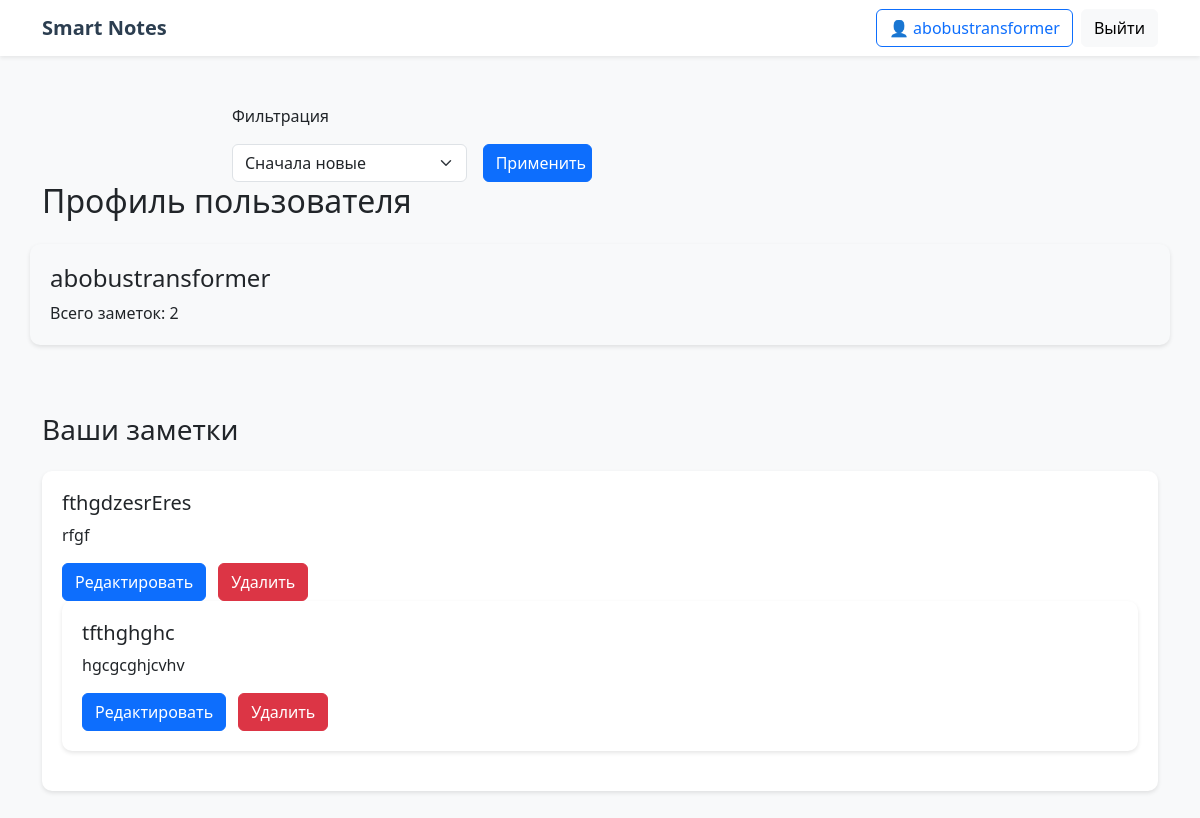
Screenshot of /profile (signed in) with the database file from the repository.
### interacriv-main/models.py (models this page shows)
class User(Base):
    __tablename__ = 'users'
    id = Column(Integer, primary_key=True)
    username = Column(String(50), unique=True, nullable=False)
    password = Column(String(100), nullable=False)
    notes = relationship("Note", back_populates="author")

class Note(Base):
    __tablename__ = "notes"
    id = Column(Integer, primary_key=True)
    title = Column(String(50), nullable=False)
    content = Column(String(150))
    author_id = Column(Integer, ForeignKey("users.id"), nullable=False)
    author = relationship("User", back_populates="notes")
    bound_note_id = Column(Integer, ForeignKey("notes.id"))
    created_at = Column(DateTime,default=datetime.now)

### interacriv-main/main.py (the view)
@app.route("/profile")
def profile_page():
    db_session = Session()
    current_user = session.get('username')
    if not current_user:
        return redirect(url_for('login_page'))
    user = db_session.query(User).filter_by(username=current_user).first()
    notes = db_session.query(Note).filter_by(author_id=user.id).all()
    filter_type = request.args.get('filter', 'newest')
    order = Note.created_at.desc()
    if filter_type == 'oldest':
        order = Note.created_at.asc()
    elif filter_type == 'alphabetical':
        order = Note.title.asc()
    notes = db_session.query(Note)\
        .filter_by(author_id=user.id)\
        .order_by(order)\
        .all()
    return render_template("profile.html", notes=notes, user=user, current_filter=filter_type)

### interacriv-main/templates/profile.html (shortened to what this page needs)
{% extends 'base.html' %}
{% block content %}
<div class="row justify-content-center">
    <div class="col-lg-8">
            <form method="GET" class="row g-3">
            <p class="mb-0">Фильтрация</p>
        <div class="col-md-4">
            <select name="filter" class="form-select">
                <option value="newest" {% if current_filter == 'newest' %}selected{% endif %}>
                    Сначала новые
                </option>
            </select>
        </div>
        <div class="col-md-2">
                <button type="submit" class="btn btn-primary w-100">Применить</button>
            </div>
    </form>
</div>
        <h2 class="mb-4">Профиль пользователя</h2>
        <div class="note-card bg-light">
            <h4>{{ user.username }}</h4>
            <p class="mb-0">Всего заметок: {{ notes|length }}</p>
        </div>
<h3 class="mt-5 mb-4">Ваши заметки</h3>
<div class="notes-section">
    {% for note in notes %}
    <div class="note-card" id="note-{{ note.id }}">
        <h5>{{ note.title }}</h5>
        <p class="mb-3">{{ note.content }}</p>
        <div class="mt-3">
            <form action="{{ url_for('edit_note', note_id=note.id) }}" method="GET" class="d-inline">
                <button type="submit" class="btn btn-primary me-2">Редактировать</button>
            </form>
            <form action="{{ url_for('delete_note', note_id=note.id) }}" method="POST" class="d-inline"
                  onsubmit="return confirm('Удалить заметку навсегда?')">
                <button type="submit" class="btn btn-danger">Удалить</button>
            </form>
            {% else %}
            <div class="note-card text-center py-5">
                <p class="text-muted mb-0">Нет созданных заметок</p>
            </div>
            {% endfor %}
        </div>
    </div>
</div>
{% endblock %}

### interacriv-main/templates/base.html (shortened to what this page needs)
<!DOCTYPE html>
<html lang="en">
<head>
    <link href="https://cdn.jsdelivr.net/npm/bootstrap@5.3.3/dist/css/bootstrap.min.css" rel="stylesheet">
</head>
<body>
    <nav class="navbar navbar-expand-lg navbar-light bg-white shadow-sm">
        <div class="container">
            <a class="navbar-brand" href="/">Smart Notes</a>
            <div class="d-flex align-items-center">
            {% if user %}
                <a href="/profile" class="btn btn-outline-primary me-2">
                👤 {{ user.username }}
            </a>
                <a href="/logout" class="btn btn-light">Выйти</a>
            {% else %}
                <a href="/login" class="btn btn-outline-primary me-2">Войти</a>
                <a href="/registration" class="btn btn-primary">Регистрация</a>
                {% endif %}
            </div>
        </div>
    </nav>
    <main class="container py-5">
        {% block content %}{% endblock %}
    </main>
</body>
</html>

### interacriv-main/templates/base.html (style rules this page uses)
body { background-color: #f8f9fa; }
.note-card { background: white; border-radius: 10px; padding: 20px; margin-bottom: 20px; box-shadow: 0 2px 4px rgba(0,0,0,0.1); transition: transform 0.2s; }
.navbar-brand { font-weight: 600; color: #2c3e50 !important; }

### rows the page displays
User: username "abobustransformer"
Note: title "fthgdzesrEres", content "rfgf"
Note: title "tfthghghc", content "hgcgcghjcvhv"

### other values shown
{{ notes|length }} "2"
